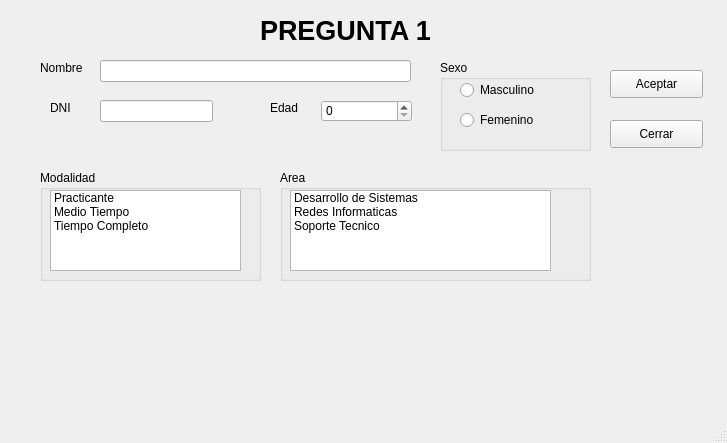
<?xml version="1.0" encoding="UTF-8"?>
<ui version="4.0">
 <class>MainWindow</class>
 <widget class="QMainWindow" name="MainWindow">
  <property name="geometry">
   <rect>
    <x>0</x>
    <y>0</y>
    <width>727</width>
    <height>443</height>
   </rect>
  </property>
  <property name="windowTitle">
   <string>MainWindow</string>
  </property>
  <widget class="QWidget" name="centralwidget">
   <widget class="QLabel" name="label">
    <property name="geometry">
     <rect>
      <x>40</x>
      <y>60</y>
      <width>55</width>
      <height>16</height>
     </rect>
    </property>
    <property name="text">
     <string>Nombre</string>
    </property>
   </widget>
   <widget class="QLabel" name="label_2">
    <property name="geometry">
     <rect>
      <x>50</x>
      <y>100</y>
      <width>55</width>
      <height>16</height>
     </rect>
    </property>
    <property name="text">
     <string>DNI</string>
    </property>
   </widget>
   <widget class="QLabel" name="label_3">
    <property name="geometry">
     <rect>
      <x>270</x>
      <y>100</y>
      <width>55</width>
      <height>16</height>
     </rect>
    </property>
    <property name="text">
     <string>Edad</string>
    </property>
   </widget>
   <widget class="QGroupBox" name="grbModalidad">
    <property name="geometry">
     <rect>
      <x>40</x>
      <y>170</y>
      <width>221</width>
      <height>111</height>
     </rect>
    </property>
    <property name="title">
     <string>Modalidad</string>
    </property>
    <widget class="QListWidget" name="lstModalidad">
     <property name="geometry">
      <rect>
       <x>10</x>
       <y>20</y>
       <width>191</width>
       <height>81</height>
      </rect>
     </property>
     <item>
      <property name="text">
       <string>Practicante</string>
      </property>
     </item>
     <item>
      <property name="text">
       <string>Medio Tiempo</string>
      </property>
     </item>
     <item>
      <property name="text">
       <string>Tiempo Completo</string>
      </property>
     </item>
    </widget>
   </widget>
   <widget class="QGroupBox" name="grbArea">
    <property name="geometry">
     <rect>
      <x>280</x>
      <y>170</y>
      <width>311</width>
      <height>111</height>
     </rect>
    </property>
    <property name="title">
     <string>Area</string>
    </property>
    <widget class="QListWidget" name="lstArea">
     <property name="geometry">
      <rect>
       <x>10</x>
       <y>20</y>
       <width>261</width>
       <height>81</height>
      </rect>
     </property>
     <item>
      <property name="text">
       <string>Desarrollo de Sistemas</string>
      </property>
     </item>
     <item>
      <property name="text">
       <string>Redes Informaticas</string>
      </property>
     </item>
     <item>
      <property name="text">
       <string>Soporte Tecnico</string>
      </property>
     </item>
    </widget>
   </widget>
   <widget class="QGroupBox" name="grbSexo">
    <property name="geometry">
     <rect>
      <x>440</x>
      <y>60</y>
      <width>151</width>
      <height>91</height>
     </rect>
    </property>
    <property name="title">
     <string>Sexo</string>
    </property>
    <widget class="QRadioButton" name="rdbMasculino">
     <property name="geometry">
      <rect>
       <x>20</x>
       <y>20</y>
       <width>95</width>
       <height>20</height>
      </rect>
     </property>
     <property name="text">
      <string>Masculino</string>
     </property>
    </widget>
    <widget class="QRadioButton" name="rdbFemenino">
     <property name="geometry">
      <rect>
       <x>20</x>
       <y>50</y>
       <width>95</width>
       <height>20</height>
      </rect>
     </property>
     <property name="text">
      <string>Femenino</string>
     </property>
    </widget>
   </widget>
   <widget class="QLineEdit" name="lneNombre">
    <property name="geometry">
     <rect>
      <x>100</x>
      <y>60</y>
      <width>311</width>
      <height>22</height>
     </rect>
    </property>
   </widget>
   <widget class="QLineEdit" name="lneDNI">
    <property name="geometry">
     <rect>
      <x>100</x>
      <y>100</y>
      <width>113</width>
      <height>22</height>
     </rect>
    </property>
   </widget>
   <widget class="QSpinBox" name="spnEdad">
    <property name="geometry">
     <rect>
      <x>321</x>
      <y>100</y>
      <width>91</width>
      <height>22</height>
     </rect>
    </property>
   </widget>
   <widget class="QPushButton" name="btnAceptar">
    <property name="geometry">
     <rect>
      <x>610</x>
      <y>70</y>
      <width>93</width>
      <height>28</height>
     </rect>
    </property>
    <property name="text">
     <string>Aceptar</string>
    </property>
   </widget>
   <widget class="QPushButton" name="btnCerrar">
    <property name="geometry">
     <rect>
      <x>610</x>
      <y>120</y>
      <width>93</width>
      <height>28</height>
     </rect>
    </property>
    <property name="text">
     <string>Cerrar</string>
    </property>
   </widget>
   <widget class="QLabel" name="label_4">
    <property name="geometry">
     <rect>
      <x>260</x>
      <y>10</y>
      <width>291</width>
      <height>41</height>
     </rect>
    </property>
    <property name="font">
     <font>
      <pointsize>20</pointsize>
      <weight>75</weight>
      <bold>true</bold>
     </font>
    </property>
    <property name="text">
     <string>PREGUNTA 1</string>
    </property>
   </widget>
   <widget class="QLabel" name="lblResultado">
    <property name="geometry">
     <rect>
      <x>40</x>
      <y>280</y>
      <width>301</width>
      <height>101</height>
     </rect>
    </property>
    <property name="text">
     <string/>
    </property>
   </widget>
  </widget>
  <widget class="QStatusBar" name="statusbar"/>
 </widget>
 <resources/>
 <connections/>
</ui>
